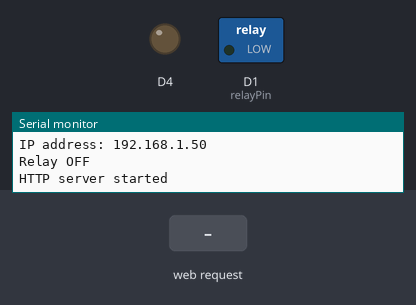
A sketch run on a simulated ESP8266 (NodeMCU). Parts: switched loads named in the sketch (green lamp = pin HIGH), output pins drawn as LEDs (lit = HIGH, except the on-board LED, lit = LOW), the last lines printed to the serial monitor. The inputs (shaded band) are chosen by the test bench. WiFi joins after 1.5 s; servers stay silent unless stated.

Above: at 3.2 s.
3.3 s: HTTP request GET /?Relay=1 received
At 3.7 s:
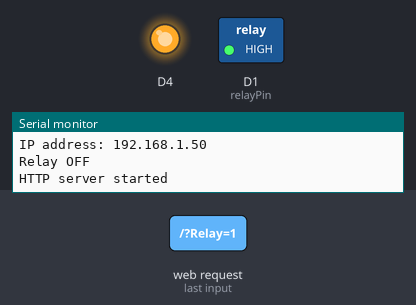
5.3 s: HTTP request GET /?Relay=2 received
At 11.1 s:
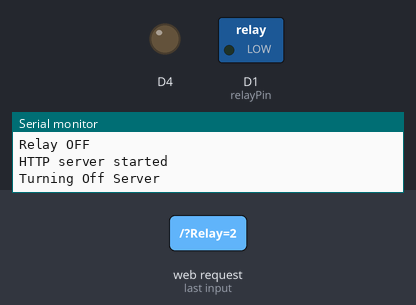
Timing chart, 0 to 12.8 s (numbered marks = the images above; inputs shaded):
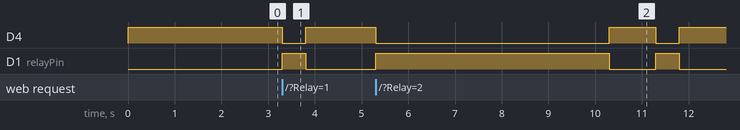

The sketch:

Relay.pde.ino
```cpp
// Poor Mans IPMI!
// Code modified from:
// https://diyprojects.io/esp8266-web-server-tutorial-create-html-interface-connected-object/

#include <ESP8266WiFi.h>
#include <WiFiClient.h>
#include <ESP8266WebServer.h>


#define ssid      "Your Wifi SSD"
#define password  "Your Wifi Password"
#define relayPin  D1
String  RelayState = "OFF";

// create Objects
ESP8266WebServer server ( 80 );

String getPage(){
  String page = "<html><head>";
  page += "<title>Poor Man's IPMI</title>";
  page += "<style> body { background-color: #fffff; font-family: Arial, Helvetica, Sans-Serif; Color: #000088; }</style>";
  page += "</head><body><h1>Poor Man's IPMI Server</h1>";
  page += "<h3>Power Control</h3>";
  page += "<form action='/' method='POST'>";
  page += "<ul>";
  page += "<INPUT type='radio' name='Relay' value='1'>Turn Off</li><br>";
  page += "<INPUT type='radio' name='Relay' value='2'>Reboot</li>";
  page += "<ul><br>";
  page += "<INPUT type='submit' value='GO!'>";
  page += "</body></html>";
  return page;
}
void handleRoot(){
  if ( server.hasArg("Relay") ) {
    handleSubmit();
  } else {
    server.send ( 200, "text/html", getPage() );
  }
}

void handleSubmit() {
  String relay;
  relay = server.arg("Relay");
  if ( relay == "1" ) {
    // If form Turn On/Off sent,
    // Simulate pressing the power button briefly.
    digitalWrite(relayPin, 1);
    digitalWrite(BUILTIN_LED, LOW);
    delay(500);
    digitalWrite(relayPin, 0);
    digitalWrite(BUILTIN_LED, HIGH);
    Serial.println ( "Turning Off Server" );
    server.send ( 200, "text/html", getPage() );
  } else if ( relay == "2" ) {
    // If form reset sent,
    // simulate holding the power button to turn off
    // Then, simulate pressing the power button again to turn on.
    digitalWrite(relayPin, 1);
    digitalWrite(BUILTIN_LED, LOW);
    delay(5000);
    digitalWrite(relayPin, 0);
    digitalWrite(BUILTIN_LED, HIGH);
    delay(1000);
    digitalWrite(relayPin, 1);
    digitalWrite(BUILTIN_LED, LOW);
    delay(500);
    digitalWrite(relayPin, 0);
    digitalWrite(BUILTIN_LED, HIGH);
    Serial.println ( "Hard Reset Server " );
    server.send ( 200, "text/html", getPage() );
  } else {
    Serial.println("Err Relay Value");
  }
}

void setup() {
  Serial.begin ( 115200 );
  digitalWrite(BUILTIN_LED, HIGH);
  pinMode(BUILTIN_LED, OUTPUT);
  pinMode(relayPin, OUTPUT);

  WiFi.begin ( ssid, password );
  // Attente de la connexion au réseau WiFi / Wait for connection
  while ( WiFi.status() != WL_CONNECTED ) {
    delay ( 1000 ); Serial.print ( "." );
  }
  // Connexion WiFi établie / WiFi connexion is OK
  Serial.println ( "" );
  Serial.print ( "Connected to " ); Serial.println ( ssid );
  Serial.print ( "IP address: " ); Serial.println ( WiFi.localIP() );
  Serial.print ( "Relay " ); Serial.println ( RelayState );
  // link to the function that manage launch page
  server.on ( "/", handleRoot );

  server.begin();
  Serial.println ( "HTTP server started" );

}

void loop() {
  server.handleClient();
}
```

Measured:
- after the input at 3.3 s, D4: HIGH → LOW at once, → HIGH 0.50 s later; D1 (relayPin): LOW → HIGH at once, → LOW 0.50 s later
- after the input at 5.3 s, D4: HIGH → LOW at once, → HIGH 5.0 s later, → LOW 1.0 s later, → HIGH 0.50 s later; D1 (relayPin): LOW → HIGH at once, → LOW 5.0 s later, → HIGH 1.0 s later, → LOW 0.50 s later
